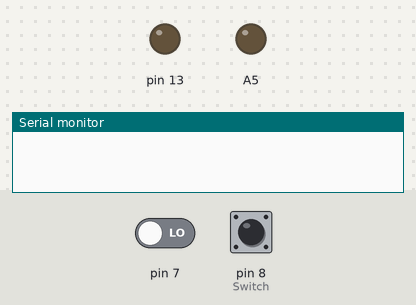
This sketch was run on a simulated Arduino Uno, built with avr-gcc and run on an emulated ATmega328P. Shown: output pins drawn as LEDs (lit = HIGH), the last lines printed to the serial monitor. Inputs (shaded band) come from the test bench; at power-on: pin 7 LOW, pin 8 (Switch) LOW.

Above: at 2.8 s.
2.9 s: pin 7 driven HIGH
At 3.3 s:
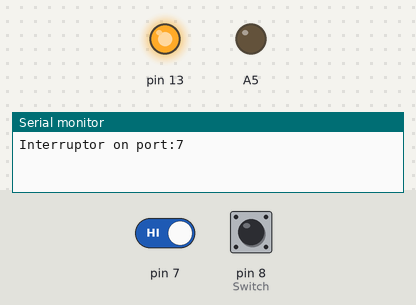
4.5 s: pin 8 (Switch) pulled HIGH for 1.2 s
At 6.0 s:
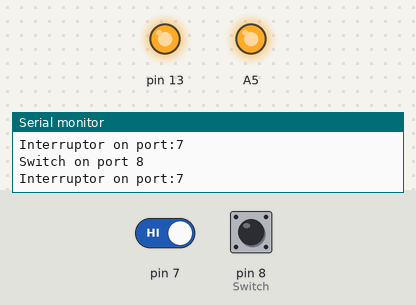
Timing chart, 0 to 7.5 s (numbered marks = the images above; inputs shaded):
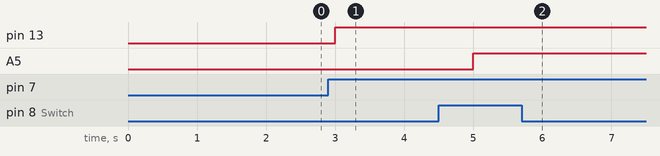

Measured:
- after the input at 2.9 s, pin 13: LOW → HIGH after 0.10 s
- after the input at 4.5 s, A5: LOW → HIGH after 0.50 s

The sketch:

Arduino_example_IO.ino
```cpp
void setup() {

  Serial.begin(9600);
  // put your setup code here, to run once:
  pinMode(A5, 1);
  pinMode(13, 1);

  pinMode(8, 0); // Switch
  pinMode(7, 0);

  digitalWrite(A5, 0);
  digitalWrite(13, 0);
  //Serial.end();
}

void loop() {
  // put your main code here, to run repeatedly:
if (digitalRead(8))
{
  Serial.print("Switch on port 8\n");
  digitalWrite(A5, 1);
}

if (digitalRead(7))
{
  Serial.print("Interruptor on port:7\n");
  digitalWrite(13, 1);

}
delay(1000);

}
```
